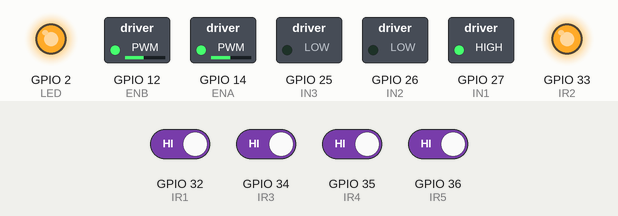
This sketch was run on a simulated ESP32. Parts: switched loads named in the sketch (green lamp = pin HIGH), output pins drawn as LEDs (lit = HIGH). Inputs (shaded band) come from the test bench; at power-on: GPIO 32 (IR1), GPIO 34 (IR3), GPIO 35 (IR4), GPIO 36 (IR5) HIGH. WiFi joins after 1.5 s; servers stay silent unless stated.

Above: at 2.7 s.
2.8 s: GPIO 34 (IR3) driven LOW
At 4.0 s:
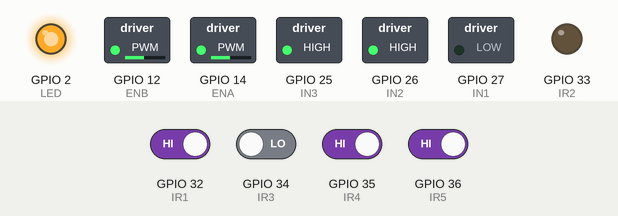
4.3 s: GPIO 32 (IR1) driven LOW
At 5.2 s:
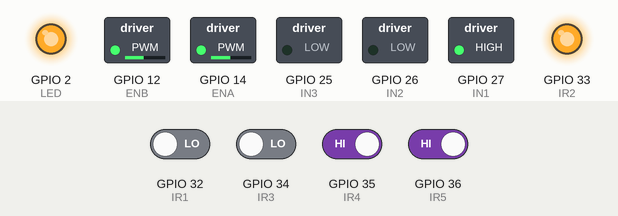
5.8 s: GPIO 32 (IR1) driven HIGH
At 6.4 s:
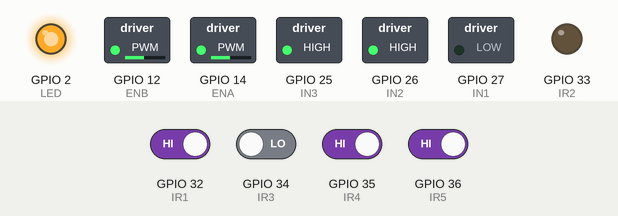
7.3 s: GPIO 34 (IR3) driven HIGH
At 8.5 s:
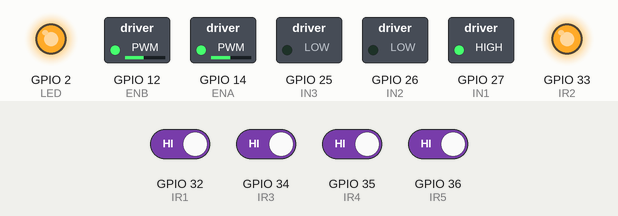
8.8 s: GPIO 35 (IR4) driven LOW
At 9.9 s:
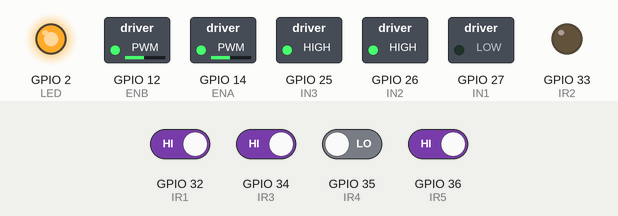
Timing chart, 0 to 11.3 s (numbered marks = the images above; inputs shaded):
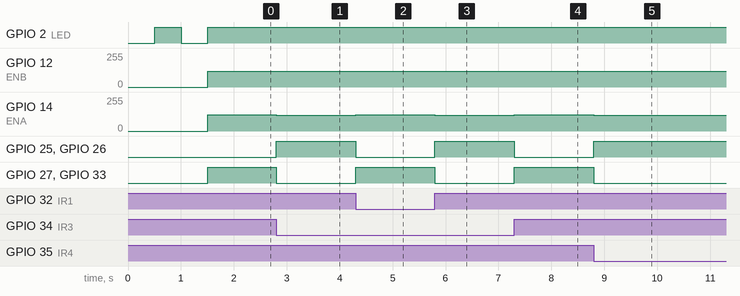

The sketch:

line.ino
```cpp
#include <WiFi.h>               // Library to manage WiFi connection
#include <WebServer.h>           // Library to handle HTTP server functionality

// Pin assignments for the IR sensors and motor control
#define IR1 32
#define IR2 33
#define IR3 34
#define IR4 35
#define IR5 36
#define ENA 14
#define IN1 27
#define IN2 26
#define IN3 25
#define IN4 33
#define ENB 12
#define LED 2  // LED to indicate WiFi connection status

// WiFi credentials
const char* ssid = "Your_SSID";     // Replace with your WiFi SSID
const char* password = "Your_PASSWORD";  // Replace with your WiFi password

WebServer server(80);               // Create an HTTP server object on port 80

// PID control parameters
float Kp = 2.0, Ki = 0.0, Kd = 1.0;  // Proportional, Integral, Derivative constants for PID control
float previousError = 0, integral = 0;  // Variables to store error history for PID
int baseSpeed = 120;                // Base speed for the motors

// Function to read the IR sensors and calculate the error based on the sensor values
int getError() {
    int sensorValues[] = {digitalRead(IR1), digitalRead(IR2), digitalRead(IR3), digitalRead(IR4), digitalRead(IR5)};
    int position[] = {-2, -1, 0, 1, 2};   // Sensor positions corresponding to each IR sensor
    int error = 0, count = 0;

    // Loop through the sensor values and calculate the error based on which sensors are activated
    for (int i = 0; i < 5; i++) {
        if (sensorValues[i] == 0) {   // If sensor detects the line (LOW = detected)
            error += position[i];      // Add the position of the sensor to the error
            count++;                   // Increment the count of sensors detecting the line
        }
    }

    // If no sensors detect the line, return the previous error value
    return (count > 0) ? (error / count) : previousError;
}

// Function to apply the PID control and adjust motor speeds accordingly
void applyPID() {
    int error = getError();   // Get the current error value from the sensors
    integral += error;        // Update the integral (sum of past errors)
    float derivative = error - previousError;  // Calculate the derivative (change in error)
    float correction = Kp * error + Ki * integral + Kd * derivative;  // Calculate the correction based on PID formula

    // Calculate the speeds for the left and right motors based on the correction value
    int leftSpeed = baseSpeed - correction;
    int rightSpeed = baseSpeed + correction;

    // Constrain the speeds to be within 0-255 (PWM range)
    leftSpeed = constrain(leftSpeed, 0, 255);
    rightSpeed = constrain(rightSpeed, 0, 255);

    // Apply the calculated speeds to the motors
    analogWrite(ENA, leftSpeed);
    analogWrite(ENB, rightSpeed);

    // Set motor direction based on the error
    if (error < 0) {    // Turn left
        digitalWrite(IN1, HIGH); digitalWrite(IN2, LOW);
        digitalWrite(IN3, LOW); digitalWrite(IN4, HIGH);
    } else {             // Turn right
        digitalWrite(IN1, LOW); digitalWrite(IN2, HIGH);
        digitalWrite(IN3, HIGH); digitalWrite(IN4, LOW);
    }

    previousError = error;  // Update the previous error for the next loop
}

// Handle the status endpoint for checking the WiFi and PID settings
void handleStatus() {
    String json = "{";
    json += "\"connected\": " + String(WiFi.status() == WL_CONNECTED ? "true" : "false") + ",";  // WiFi connection status
    json += "\"Kp\": " + String(Kp) + ",";  // Current value of Kp
    json += "\"Ki\": " + String(Ki) + ",";  // Current value of Ki
    json += "\"Kd\": " + String(Kd);        // Current value of Kd
    json += "}";

    server.send(200, "application/json", json);  // Send JSON response with status and PID parameters
}

// Handle the update endpoint to update the PID constants
void handleUpdate() {
    if (server.hasArg("Kp")) Kp = server.arg("Kp").toFloat();  // Update Kp if provided
    if (server.hasArg("Ki")) Ki = server.arg("Ki").toFloat();  // Update Ki if provided
    if (server.hasArg("Kd")) Kd = server.arg("Kd").toFloat();  // Update Kd if provided
    server.send(200, "text/plain", "PID Updated");  // Send response that the PID constants have been updated
}

void setup() {
    pinMode(LED, OUTPUT);   // Set LED pin as output
    pinMode(ENA, OUTPUT); pinMode(IN1, OUTPUT); pinMode(IN2, OUTPUT);
    pinMode(IN3, OUTPUT); pinMode(IN4, OUTPUT); pinMode(ENB, OUTPUT);

    WiFi.begin(ssid, password);  // Start connecting to WiFi
    while (WiFi.status() != WL_CONNECTED) {   // Wait until WiFi is connected
        delay(500);   // Wait for 500ms
        digitalWrite(LED, !digitalRead(LED));  // Blink LED to show connection progress
    }
    digitalWrite(LED, HIGH);  // Turn on LED when connected

    // Define routes for the web server
    server.on("/status", handleStatus);  // Handle status requests
    server.on("/update", HTTP_POST, handleUpdate);  // Handle PID update requests

    server.begin();  // Start the server
}

void loop() {
    server.handleClient();  // Handle incoming client requests
    applyPID();             // Apply the PID control to adjust motor speeds
}
```

Measured:
- after the input at 2.8 s, GPIO 12 (ENB): 118/255 → 120/255 at once; GPIO 14 (ENA): 122/255 → 120/255 at once; GPIO 25 (IN3), GPIO 26 (IN2): LOW → HIGH at once; GPIO 27 (IN1), GPIO 33 (IR2): HIGH → LOW at once
- after the input at 4.3 s, GPIO 12 (ENB): 120/255 → 118/255 at once; GPIO 14 (ENA): 120/255 → 122/255 at once; GPIO 25 (IN3), GPIO 26 (IN2): HIGH → LOW at once; GPIO 27 (IN1), GPIO 33 (IR2): LOW → HIGH at once
- after the input at 5.8 s, GPIO 12 (ENB): 118/255 → 120/255 at once; GPIO 14 (ENA): 122/255 → 120/255 at once; GPIO 25 (IN3), GPIO 26 (IN2): LOW → HIGH at once; GPIO 27 (IN1), GPIO 33 (IR2): HIGH → LOW at once
- after the input at 7.3 s, GPIO 12 (ENB): 120/255 → 118/255 at once; GPIO 14 (ENA): 120/255 → 122/255 at once; GPIO 25 (IN3), GPIO 26 (IN2): HIGH → LOW at once; GPIO 27 (IN1), GPIO 33 (IR2): LOW → HIGH at once
- after the input at 8.8 s, GPIO 12 (ENB): 118/255 → 120/255 at once; GPIO 14 (ENA): 122/255 → 120/255 at once; GPIO 25 (IN3), GPIO 26 (IN2): LOW → HIGH at once; GPIO 27 (IN1), GPIO 33 (IR2): HIGH → LOW at once
